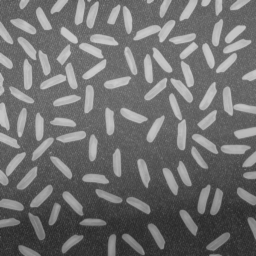
#> input picture lab4/rice.png, 256 x 256 px
$ jupyter execute 04_thresholding_hw.ipynb
#> lines starting #> are read from the running program, lines starting #| are printed output that depends on the picture; after the words box and inside, x2 and y2 are one past the last pixel; in counts of white or black regions, pixels touching at a corner belong together
# Binaryzacja

### Zadanie domowe - binaryzacja adaptacyjna w oknach z interpolacją.

Pokazana w ramach podstawowej części ćwiczenia binaryzacja adaptacyjna działa dobrze, ale jest dość złożona obliczeniowo (choć oczywiście należy mieć świadomość, że implementację można zoptymalizować i wyeliminować pewne powtarzające się obliczenia).
Zbliżone rozwiązanie można również realizować w nieco innym wariancie - w oknach.
Ogólna idea jest następująca: wejściowy obraz dzielimy na nienachodzące (rozłączne) okna - wygodnie jest założyć, że są one kwadratowe i o rozmiarze będącym potęgą liczby 2.
W każdym z okien obliczamy próg - niech to będzie średnia i stosujemy do binaryzacji lokalnej.
Jak nietrudno się domyślić efekt nie będzie dobry, gdyż na granicach okien wystąpią artefakty.
Aby je wyeliminować należy zastosować interpolację, co zostanie szczegółowo opisane poniżej.
Warto zaznaczyć, że podobny mechanizm interpolacji stosowany jest w poznanym wcześniej algorytmie CLAHE.
Zainteresowane osoby odsyłam do artykułu na [Wikipedii](https://en.wikipedia.org/wiki/Adaptive_histogram_equalization) oraz do artykułu o metodzie CLAHE - Zuiderveld, Karel. “Contrast Limited Adaptive Histograph Equalization.” Graphic Gems IV. San Diego: Academic Press Professional, 1994. 474–485.

[cell 1]
import cv2
import numpy as np
import matplotlib.pyplot as plt
import os

if not os.path.exists('rice.png'):
    !wget https://raw.githubusercontent.com/vision-agh/poc_sw/master/04_Thresholding/rice.png --no-check-certificate

Na początek zaimplementujemy wariant metody bez interpolacji:
1. Wczytaj obraz _rice.png_.
2. W dwóch pętlach `for`, dla okien o ustalonym wymiarze $W$ (potęga 2), oblicz średnią:
- pętle powinny mieć krok $W$,
- wynik (tj. średnie) należy zapisać w pomocniczej tablicy,
- przydatny operator to `//` - dzielenie całkowitoliczbowe (*floor division*).

3. W kolejnych dwóch pętlach `for` (tym razem o kroku 1) przeprowadź binaryzację z wyznaczonymi progami.
   Tu oczywiście należy się sprytnie odwołać do wyników z tablicy pomocniczej.
   Wyświetl wyniki - czy jest on poprawny?
   Podpowiedź - błędy lepiej widać dla mniejszego rozmiaru okna (np. 16 x 16).

[cell 2]
rice = cv2.imread('rice.png', cv2.IMREAD_GRAYSCALE)
#> rice is the input picture: shape (256, 256); min 40, max 204, mean 111.4

def image_binary_adaptive_no_interpolation(image, W, title=''):
#> called with W = 16, title = ''
    x, y = image.shape
#> x = 256; y = 256
    thresholds = np.zeros(shape=(int(x/W), int(y/W)))
    for i in range(0, x, W):
        for j in range(0, y, W):
            threshold = np.mean(image[i:i+W, j:j+W])
            thresholds[i//W][j//W] = threshold
    binary_image = np.zeros(shape=image.shape)
    for i in range(0, x):
        for j in range(0, y):
            binary_image[i][j] = (image[i][j] > thresholds[i//W][j//W]).astype(int)
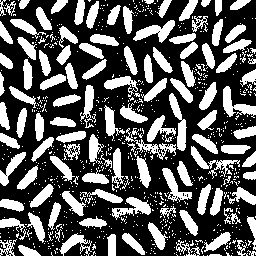
#> binary_image: shape (256, 256) float64; values 0 (black) and 1 (white), 35.5% white; 744 white regions (626 under 20 px), largest, box (x1, y1, x2, y2) and area: (223, 86, 256, 118) 427, (169, 93, 187, 151) 427, (133, 20, 175, 43) 425

    plt.figure(figsize=(12, 5))

    ax = plt.subplot(1, 2, 1)
    ax.imshow(image, 'gray')
    plt.xticks([]), plt.yticks([])
    plt.title(label='Oryginalny obraz')

    ax = plt.subplot(1, 2, 2)
    ax.imshow(binary_image, 'gray')
    plt.xticks([]), plt.yticks([])
    plt.title(label='Binaryzacja, próg k = ' + str(int(threshold)))
    plt.suptitle(t=title)
    plt.show()
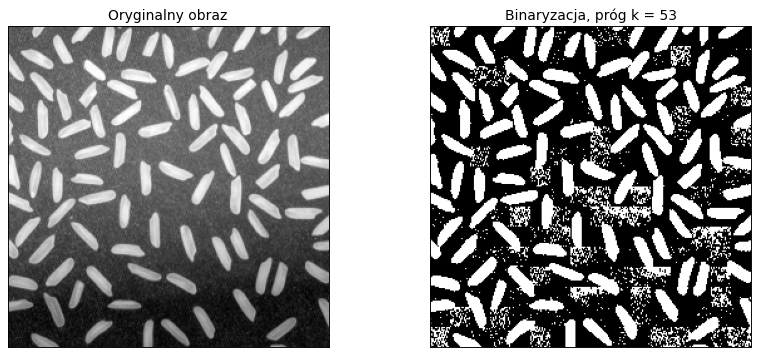
#> figure drawn by matplotlib, 2 panels

image_binary_adaptive_no_interpolation(rice, 16)

$ run again, with lab4/catalogue.png copied over lab4/rice.png
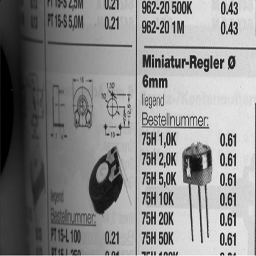
#> input picture lab4/catalogue.png, 256 x 256 px
#> rice is the input picture: shape (256, 256); min 0, max 251, mean 138
#> after the loop in image_binary_adaptive_no_interpolation, `for i in range(0, x):`:
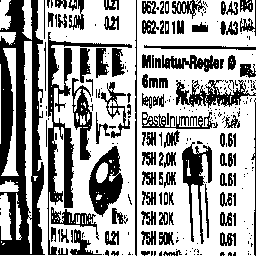
#> binary_image: shape (256, 256) float64; values 0 (black) and 1 (white), 63.2% white; 270 black regions (167 under 20 px), largest, box (x1, y1, x2, y2) and area: (0, 0, 45, 255) 6496, (47, 32, 132, 255) 2555, (89, 146, 123, 217) 1302
#> in image_binary_adaptive_no_interpolation, `plt.show()`:
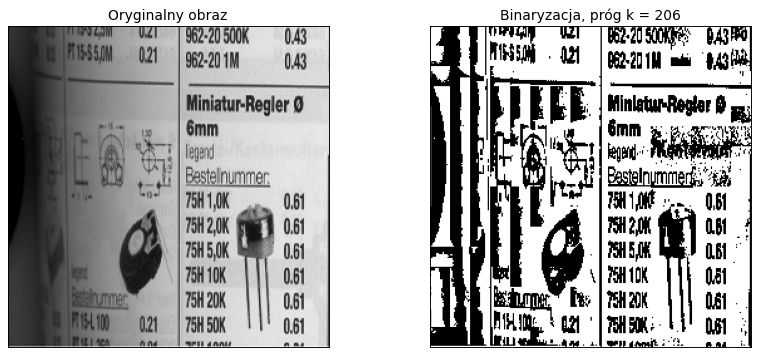
#> figure drawn by matplotlib, 2 panels
